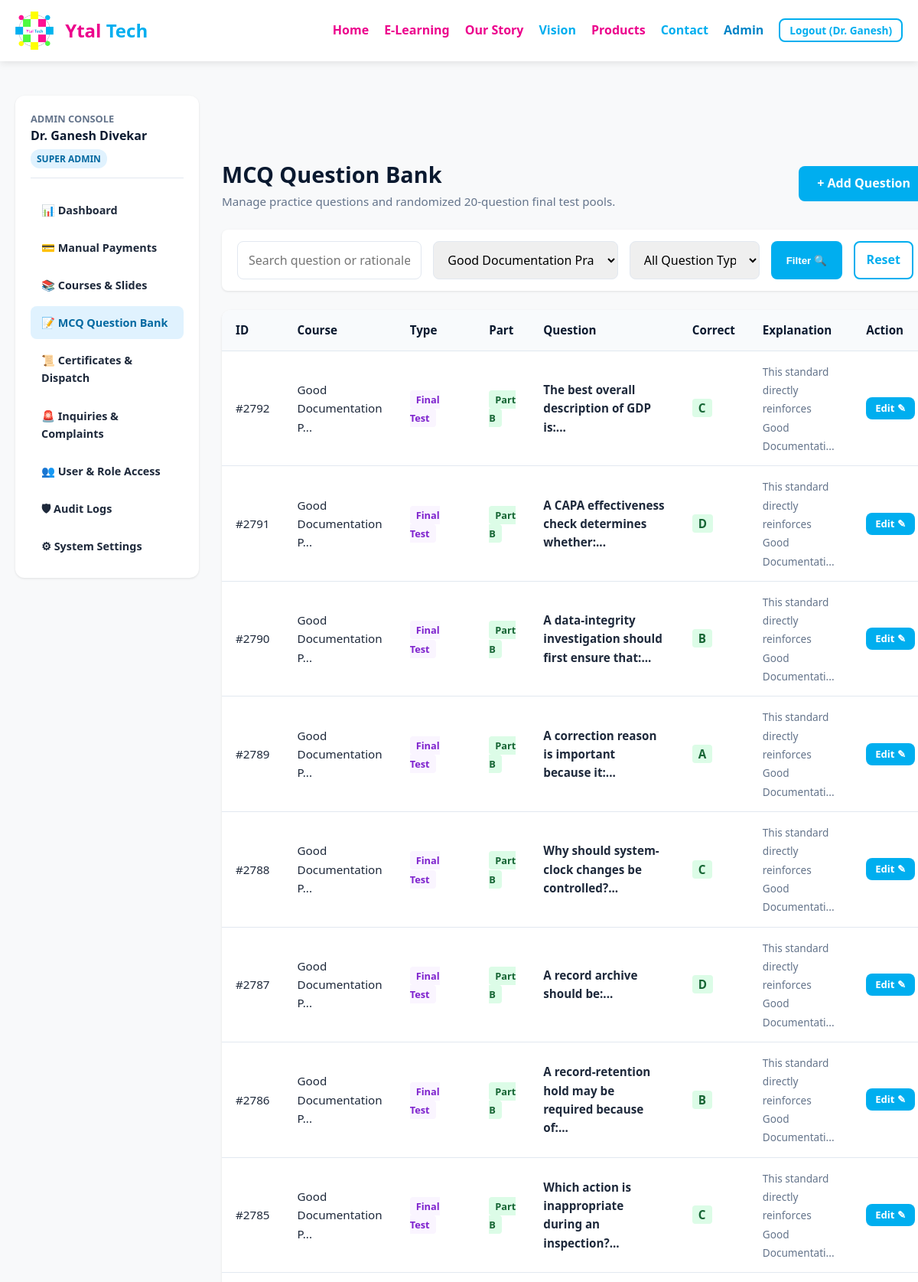
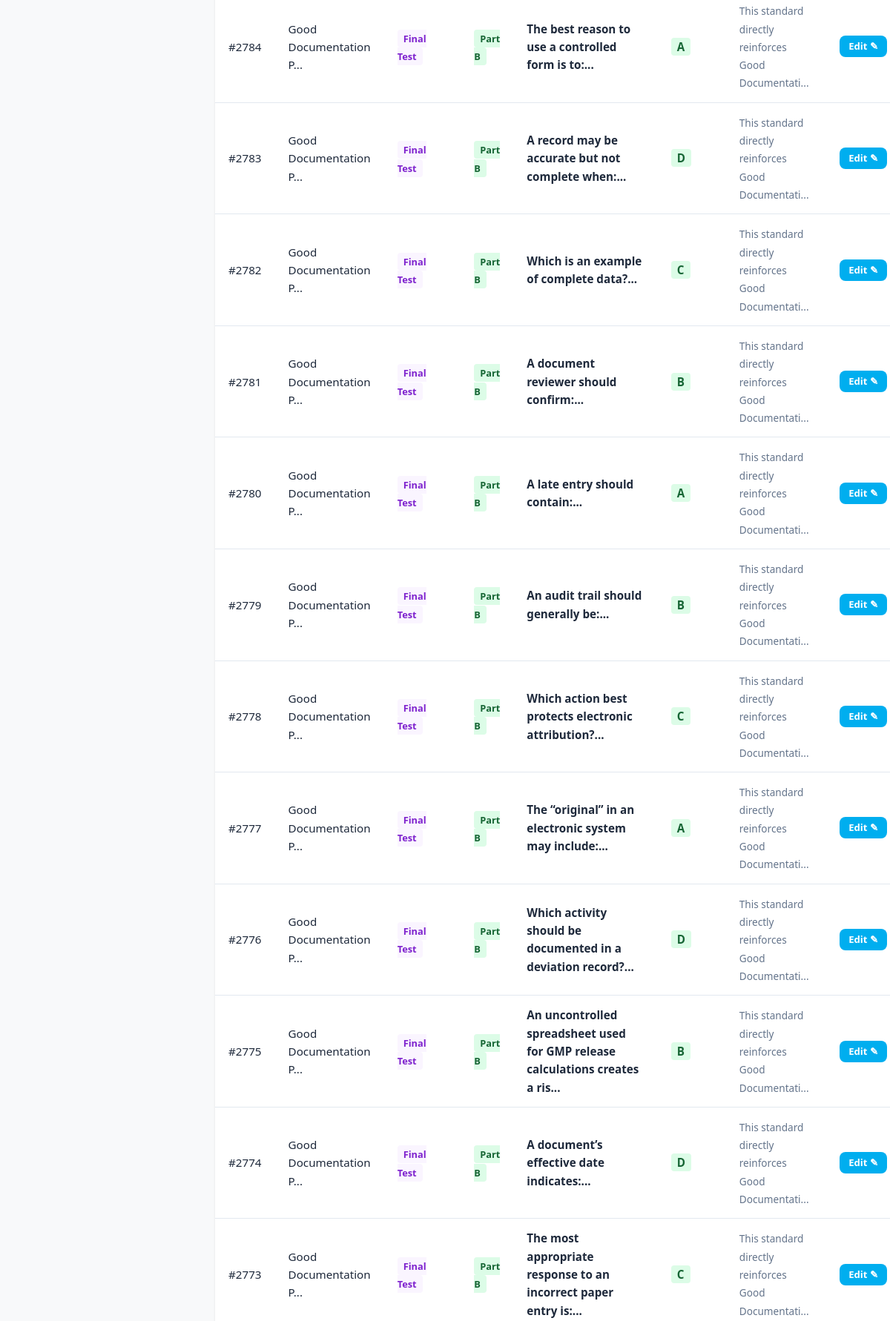
/elearning/admin/mcqs?course_id=1 (signed in, upper part), run on the app's committed database (2 pictures, top to bottom).
### elearning/models.py (models this page shows, shortened)
class User(db.Model):
    __tablename__ = 'users'
    id = db.Column(db.Integer, primary_key=True)
    email = db.Column(db.String(255), unique=True, nullable=False, index=True)
    password_hash = db.Column(db.String(255), nullable=True)
    first_name = db.Column(db.String(100), nullable=False)
    middle_name = db.Column(db.String(100), nullable=True)
    last_name = db.Column(db.String(100), nullable=False)
    age = db.Column(db.Integer, nullable=True)
    gender = db.Column(db.String(20), nullable=True)
    role = db.Column(db.String(50), nullable=False, default='learner')
    is_verified = db.Column(db.Boolean, default=False)
    email_verification_token = db.Column(db.String(128), nullable=True)
    reset_password_token = db.Column(db.String(128), nullable=True)
    reset_token_expiry = db.Column(db.DateTime, nullable=True)
    google_id = db.Column(db.String(100), nullable=True, unique=True)
    is_active = db.Column(db.Boolean, default=True)
    house_no = db.Column(db.String(100), nullable=True)
    building = db.Column(db.String(150), nullable=True)
    street = db.Column(db.String(150), nullable=True)
    area = db.Column(db.String(150), nullable=True)
    city = db.Column(db.String(100), nullable=True)
    state = db.Column(db.String(100), nullable=True)
    country = db.Column(db.String(100), default='India')
    pincode = db.Column(db.String(20), nullable=True)
    phone = db.Column(db.String(20), nullable=True)
    gstin = db.Column(db.String(30), nullable=True)
    organization_name = db.Column(db.String(200), nullable=True)
    billing_address = db.Column(db.Text, nullable=True)
    created_at = db.Column(db.DateTime, default=lambda: datetime.now(timezone.utc))
    updated_at = db.Column(db.DateTime, default=lambda: datetime.now(timezone.utc), onupdate=lambda: datetime.now(timezone.utc))
    enrolments = db.relationship('Enrolment', backref='user', lazy=True, cascade='all, delete-orphan')
    payment_orders = db.relationship('PaymentOrder', foreign_keys='PaymentOrder.user_id', backref='user', lazy=True)
    certificates = db.relationship('Certificate', backref='user', lazy=True)
    audit_logs = db.relationship('AuditLog', backref='user', lazy=True)
    @property
    def full_name(self):
        parts = [self.first_name, self.middle_name, self.last_name]
        return " ".join([p.strip() for p in parts if p and p.strip()])
    def has_role(self, *roles):
        if self.role == 'super_admin':
            return True
        return self.role in roles

class MCQ(db.Model):
    __tablename__ = 'mcqs'
    id = db.Column(db.Integer, primary_key=True)
    course_id = db.Column(db.Integer, db.ForeignKey('courses.id'), nullable=False)
    slide_id = db.Column(db.Integer, db.ForeignKey('slides.id'), nullable=True)
    type = db.Column(db.String(20), nullable=False, default='final_test')
    part = db.Column(db.String(10), nullable=True, default='B')
    question_text = db.Column(db.Text, nullable=False)
    option_a = db.Column(db.Text, nullable=False)
    option_b = db.Column(db.Text, nullable=False)
    option_c = db.Column(db.Text, nullable=False)
    option_d = db.Column(db.Text, nullable=False)
    correct_option = db.Column(db.String(5), nullable=False)  # 'A', 'B', 'C', 'D'
    explanation = db.Column(db.Text, nullable=False)
    difficulty = db.Column(db.String(20), default='medium')
    marks = db.Column(db.Integer, default=1)
    is_active = db.Column(db.Boolean, default=True)

class Course(db.Model):
    __tablename__ = 'courses'
    id = db.Column(db.Integer, primary_key=True)
    slug = db.Column(db.String(100), unique=True, nullable=False, index=True)
    title = db.Column(db.String(255), nullable=False)
    short_description = db.Column(db.Text, nullable=False)
    overview = db.Column(db.Text, nullable=True)
    estimated_duration = db.Column(db.String(50), default='2 Hours')
    language = db.Column(db.String(50), default='English')
    price_inr = db.Column(db.Float, default=499.00)
    gst_rate = db.Column(db.Float, default=0.18)
    price_usd = db.Column(db.Float, default=9.49)
    version = db.Column(db.String(20), default='v1.0')
    is_active = db.Column(db.Boolean, default=True)
    created_at = db.Column(db.DateTime, default=lambda: datetime.now(timezone.utc))
    slides = db.relationship('Slide', backref='course', lazy=True, order_by='Slide.slide_number', cascade='all, delete-orphan')
    mcqs = db.relationship('MCQ', backref='course', lazy=True, cascade='all, delete-orphan')
    enrolments = db.relationship('Enrolment', backref='course', lazy=True, cascade='all, delete-orphan')
    certificates = db.relationship('Certificate', backref='course', lazy=True)

### elearning/admin.py (the view)
@admin_bp.route('/mcqs')
@role_required('super_admin', 'course_admin', 'content_editor')
def mcqs_list():
    course_filter = request.args.get('course_id', '')
    type_filter = request.args.get('type', '')
    search_query = request.args.get('q', '').strip()
    query = MCQ.query
    if course_filter:
        query = query.filter_by(course_id=int(course_filter))
    if type_filter:
        query = query.filter_by(type=type_filter)
    if search_query:
        query = query.filter(MCQ.question_text.ilike(f'%{search_query}%') | MCQ.explanation.ilike(f'%{search_query}%'))
    mcqs = query.order_by(MCQ.id.desc()).all()
    courses = Course.query.all()
    return render_template(
        'elearning/admin/mcqs.html',
        mcqs=mcqs,
        courses=courses,
        course_filter=course_filter,
        type_filter=type_filter,
        search_query=search_query
    )

### templates/elearning/admin/mcqs.html (shortened to what this page needs)
{% extends 'elearning/admin/base_admin.html' %}
{% block admin_content %}
<div>
    <div style="display: flex; justify-content: space-between; align-items: center; margin-bottom: 25px; flex-wrap: wrap; gap: 15px;">
        <div>
            <h1 style="color: var(--dark-navy); font-size: 1.8rem;">MCQ Question Bank</h1>
            <p style="color: var(--text-muted); font-size: 0.95rem;">Manage practice questions and randomized 20-question final test pools.</p>
        </div>
        <div>
            <a href="{{ url_for('admin.add_mcq') }}" class="btn-primary">
                + Add Question
            </a>
        </div>
    </div>
    <div style="background: var(--surface); padding: 15px 20px; border-radius: var(--radius-md); box-shadow: var(--shadow-sm); margin-bottom: 25px;">
        <form method="GET" action="{{ url_for('admin.mcqs_list') }}" style="display: flex; gap: 15px; flex-wrap: wrap;">
            <input type="text" name="q" class="form-control" placeholder="Search question or rationale keyword..." value="{{ search_query or '' }}" style="flex: 2; min-width: 220px;">
            <select name="course_id" class="form-control" style="flex: 2; min-width: 200px;">
                {% for c in courses %}
                    <option value="{{ c.id }}" {% if course_filter == c.id|string %}selected{% endif %}>{{ c.title }}</option>
                {% endfor %}
            </select>
            <select name="type" class="form-control" style="flex: 1; min-width: 170px;">
                <option value="">All Question Types</option>
            </select>
            <button type="submit" class="btn-primary" style="padding: 10px 20px;">Filter 🔍</button>
            <a href="{{ url_for('admin.mcqs_list') }}" class="btn-outline" style="padding: 10px 15px;">Reset</a>
        </form>
    </div>
    <div style="background: var(--surface); border-radius: var(--radius-lg); box-shadow: var(--shadow-sm); overflow-x: auto;">
        <table class="data-table">
            <thead>
                <tr>
                    <th style="width: 50px;">ID</th>
                    <th>Course</th>
                    <th>Type</th>
                    <th>Part</th>
                    <th>Question</th>
                    <th>Correct</th>
                    <th>Explanation</th>
                    <th>Action</th>
                </tr>
            </thead>
            <tbody>
                {% for m in mcqs %}
                    <tr>
                        <td>#{{ m.id }}</td>
                        <td>{{ m.course.title[:20] }}...</td>
                        <td>
                            <span class="meta-tag" style="background: {{ '#e0f2fe' if m.type == 'practice' else '#faf5ff' }}; color: {{ '#0369a1' if m.type == 'practice' else '#7e22ce' }}; font-weight: bold;">
                                {{ 'Practice' if m.type == 'practice' else 'Final Test' }}
                            </span>
                        </td>
                        <td>
                            {% if m.part %}
                                <span class="meta-tag" style="background: {{ '#fef3c7' if m.part == 'A' else '#dcfce7' }}; color: {{ '#92400e' if m.part == 'A' else '#166534' }}; font-weight: 700;">
                                    Part {{ m.part }}
                                </span>
                            {% else %}
                                <span style="color: var(--text-muted); font-size: 0.8rem;">—</span>
                            {% endif %}
                        </td>
                        <td><strong>{{ m.question_text[:75] }}...</strong></td>
                        <td><span style="background:#dcfce7;color:#166534;padding:2px 8px;border-radius:4px;font-weight:bold;">{{ m.correct_option }}</span></td>
                        <td><span style="font-size:0.85rem;color:var(--text-muted);">{{ m.explanation[:50] }}...</span></td>
                        <td>
                            <a href="{{ url_for('admin.edit_mcq', mcq_id=m.id) }}" class="btn-primary" style="padding: 4px 12px; font-size: 0.82rem; white-space: nowrap;">
                                Edit ✎
                            </a>
                        </td>
                    </tr>
                {% else %}
                    <tr>
                        <td colspan="8" style="text-align: center; padding: 30px; color: var(--text-muted);">
                            No questions found in this question bank filter.
                        </td>
                    </tr>
                {% endfor %}
            </tbody>
        </table>
    </div>
</div>
{% endblock %}

### templates/elearning/admin/base_admin.html (shortened to what this page needs)
{% extends 'elearning/base.html' %}
{% block content %}
<div class="admin-layout">
    <aside class="admin-sidebar" aria-label="Admin Navigation">
        <div style="margin-bottom: 20px; padding-bottom: 12px; border-bottom: 1px solid var(--border-color);">
            <div style="font-size: 0.8rem; text-transform: uppercase; color: var(--text-muted); font-weight: 700;">Admin Console</div>
            <div style="font-weight: 700; color: var(--dark-navy);">{{ current_user.full_name }}</div>
            <span class="badge-role" style="margin-left: 0; margin-top: 4px; display: inline-block;">{{ current_user.role.replace('_', ' ') }}</span>
        </div>
        <ul class="admin-nav-list">
            <li class="admin-nav-item {% if request.endpoint == 'admin.dashboard' %}active{% endif %}">
                <a href="{{ url_for('admin.dashboard') }}">📊 Dashboard</a>
            </li>
            {% if current_user.has_role('super_admin', 'finance_admin') %}
                <li class="admin-nav-item {% if 'payment' in request.endpoint %}active{% endif %}">
                    <a href="{{ url_for('admin.payments_list') }}">💳 Manual Payments</a>
                </li>
            {% endif %}
            {% if current_user.has_role('super_admin', 'course_admin', 'content_editor') %}
                <li class="admin-nav-item {% if 'course' in request.endpoint or 'slide' in request.endpoint %}active{% endif %}">
                    <a href="{{ url_for('admin.courses_cms') }}">📚 Courses & Slides</a>
                </li>
                <li class="admin-nav-item {% if 'mcq' in request.endpoint %}active{% endif %}">
                    <a href="{{ url_for('admin.mcqs_list') }}">📝 MCQ Question Bank</a>
                </li>
            {% endif %}
            {% if current_user.has_role('super_admin', 'certificate_admin') %}
                <li class="admin-nav-item {% if 'certificate' in request.endpoint %}active{% endif %}">
                    <a href="{{ url_for('admin.certificates_list') }}">📜 Certificates & Dispatch</a>
                </li>
            {% endif %}
            {% if current_user.has_role('super_admin', 'support_agent') %}
                <li class="admin-nav-item {% if 'complaint' in request.endpoint %}active{% endif %}">
                    <a href="{{ url_for('admin.complaints_list') }}">🚨 Inquiries & Complaints</a>
                </li>
            {% endif %}
            {% if current_user.has_role('super_admin') %}
                <li class="admin-nav-item {% if 'user' in request.endpoint %}active{% endif %}">
                    <a href="{{ url_for('admin.users_list') }}">👥 User & Role Access</a>
                </li>
                <li class="admin-nav-item {% if 'audit' in request.endpoint %}active{% endif %}">
                    <a href="{{ url_for('admin.audit_logs') }}">🛡 Audit Logs</a>
                </li>
                <li class="admin-nav-item {% if 'setting' in request.endpoint %}active{% endif %}">
                    <a href="{{ url_for('admin.system_settings') }}">⚙ System Settings</a>
                </li>
            {% endif %}
        </ul>
    </aside>
    <section class="admin-main">
        {% block admin_content %}{% endblock %}
    </section>
</div>
{% endblock %}

### templates/elearning/base.html (shortened to what this page needs)
<!DOCTYPE html>
<html lang="en">
<head>
    <link rel="stylesheet" href="{{ url_for('static', filename='style.css') }}">
    <link rel="stylesheet" href="{{ url_for('static', filename='elearning/elearning.css') }}">
</head>
<body class="elearning-body">
    <header>
        <nav aria-label="Main Navigation">
            <a href="{{ url_for('home') }}" class="logo-container">
                <img src="{{ url_for('static', filename='Ytal Tech logo.jpg') }}" alt="Ytal Tech Logo">
                <div class="logo-text">
                    <span class="logo-ytal">Ytal</span> <span class="logo-tech">Tech</span>
                </div>
            </a>
            <ul class="nav-links" id="navLinks">
                <li><a href="{{ url_for('home') }}">Home</a></li>
                <li><a href="{{ url_for('elearning.courses_list') }}" style="color:var(--secondary-color);font-weight:700;">E-Learning</a></li>
                <li><a href="{{ url_for('home') }}#story">Our Story</a></li>
                <li><a href="{{ url_for('home') }}#vision">Vision</a></li>
                <li><a href="{{ url_for('home') }}#products">Products</a></li>
                <li><a href="{{ url_for('home') }}#contact">Contact</a></li>
                {% if is_logged_in %}
                    {% if current_user.has_role('super_admin', 'course_admin', 'content_editor', 'finance_admin', 'certificate_admin', 'support_agent') %}
                        <li><a href="{{ url_for('admin.dashboard') }}" style="color:#0284c7;font-weight:700;">Admin</a></li>
                    {% endif %}
                    <li>
                        <a href="{{ url_for('auth.logout') }}" class="btn-outline" style="padding:4px 12px;font-size:0.85rem;">Logout ({{ current_user.first_name }})</a>
                    </li>
                {% else %}
                    <li><a href="{{ url_for('auth.login') }}" style="color:var(--primary-color);">Login</a></li>
                    <li><a href="{{ url_for('auth.register') }}" class="btn" style="padding:6px 14px;font-size:0.85rem;color:#fff;">Sign Up</a></li>
                {% endif %}
            </ul>
        </nav>
    </header>
    <main id="main-content" class="main-content">
        {% block content %}{% endblock %}
    </main>
</body>
</html>

### data on the page
User: first_name "Dr. Ganesh", full_name "Dr. Ganesh Divekar", role.replace "SUPER ADMIN"
MCQ: id "2792", course "Good Documentation P", type "Final Test", part "B", question_text "The best overall description of GDP is:", correct_option "C", explanation "This standard directly reinforces Good Documentati"
MCQ: id "2791", course "Good Documentation P", type "Final Test", part "B", question_text "A CAPA effectiveness check determines whether:", correct_option "D", explanation "This standard directly reinforces Good Documentati"
MCQ: id "2790", course "Good Documentation P", type "Final Test", part "B", question_text "A data-integrity investigation should first ensure that:", correct_option "B", explanation "This standard directly reinforces Good Documentati"
MCQ: id "2789", course "Good Documentation P", type "Final Test", part "B", question_text "A correction reason is important because it:", correct_option "A", explanation "This standard directly reinforces Good Documentati"
MCQ: id "2788", course "Good Documentation P", type "Final Test", part "B", question_text "Why should system-clock changes be controlled?", correct_option "C", explanation "This standard directly reinforces Good Documentati"
MCQ: id "2787", course "Good Documentation P", type "Final Test", part "B", question_text "A record archive should be:", correct_option "D", explanation "This standard directly reinforces Good Documentati"
MCQ: id "2786", course "Good Documentation P", type "Final Test", part "B", question_text "A record-retention hold may be required because of:", correct_option "B", explanation "This standard directly reinforces Good Documentati"
MCQ: id "2785", course "Good Documentation P", type "Final Test", part "B", question_text "Which action is inappropriate during an inspection?", correct_option "C", explanation "This standard directly reinforces Good Documentati"
MCQ: id "2784", course "Good Documentation P", type "Final Test", part "B", question_text "The best reason to use a controlled form is to:", correct_option "A", explanation "This standard directly reinforces Good Documentati"
MCQ: id "2783", course "Good Documentation P", type "Final Test", part "B", question_text "A record may be accurate but not complete when:", correct_option "D", explanation "This standard directly reinforces Good Documentati"
MCQ: id "2782", course "Good Documentation P", type "Final Test", part "B", question_text "Which is an example of complete data?", correct_option "C", explanation "This standard directly reinforces Good Documentati"
MCQ: id "2781", course "Good Documentation P", type "Final Test", part "B", question_text "A document reviewer should confirm:", correct_option "B", explanation "This standard directly reinforces Good Documentati"
MCQ: id "2780", course "Good Documentation P", type "Final Test", part "B", question_text "A late entry should contain:", correct_option "A", explanation "This standard directly reinforces Good Documentati"
MCQ: id "2779", course "Good Documentation P", type "Final Test", part "B", question_text "An audit trail should generally be:", correct_option "B", explanation "This standard directly reinforces Good Documentati"
MCQ: id "2778", course "Good Documentation P", type "Final Test", part "B", question_text "Which action best protects electronic attribution?", correct_option "C", explanation "This standard directly reinforces Good Documentati"
MCQ: id "2777", course "Good Documentation P", type "Final Test", part "B", question_text "The “original” in an electronic system may include:", correct_option "A", explanation "This standard directly reinforces Good Documentati"
MCQ: id "2776", course "Good Documentation P", type "Final Test", part "B", question_text "Which activity should be documented in a deviation record?", correct_option "D", explanation "This standard directly reinforces Good Documentati"
MCQ: id "2775", course "Good Documentation P", type "Final Test", part "B", question_text "An uncontrolled spreadsheet used for GMP release calculations creates a ris", correct_option "B", explanation "This standard directly reinforces Good Documentati"
MCQ: id "2774", course "Good Documentation P", type "Final Test", part "B", question_text "A document’s effective date indicates:", correct_option "D", explanation "This standard directly reinforces Good Documentati"
MCQ: id "2773", course "Good Documentation P", type "Final Test", part "B", question_text "The most appropriate response to an incorrect paper entry is:", correct_option "C", explanation "This standard directly reinforces Good Documentati"

### other printed values
form field course_id "Good Documentation Practices (GDP)"
